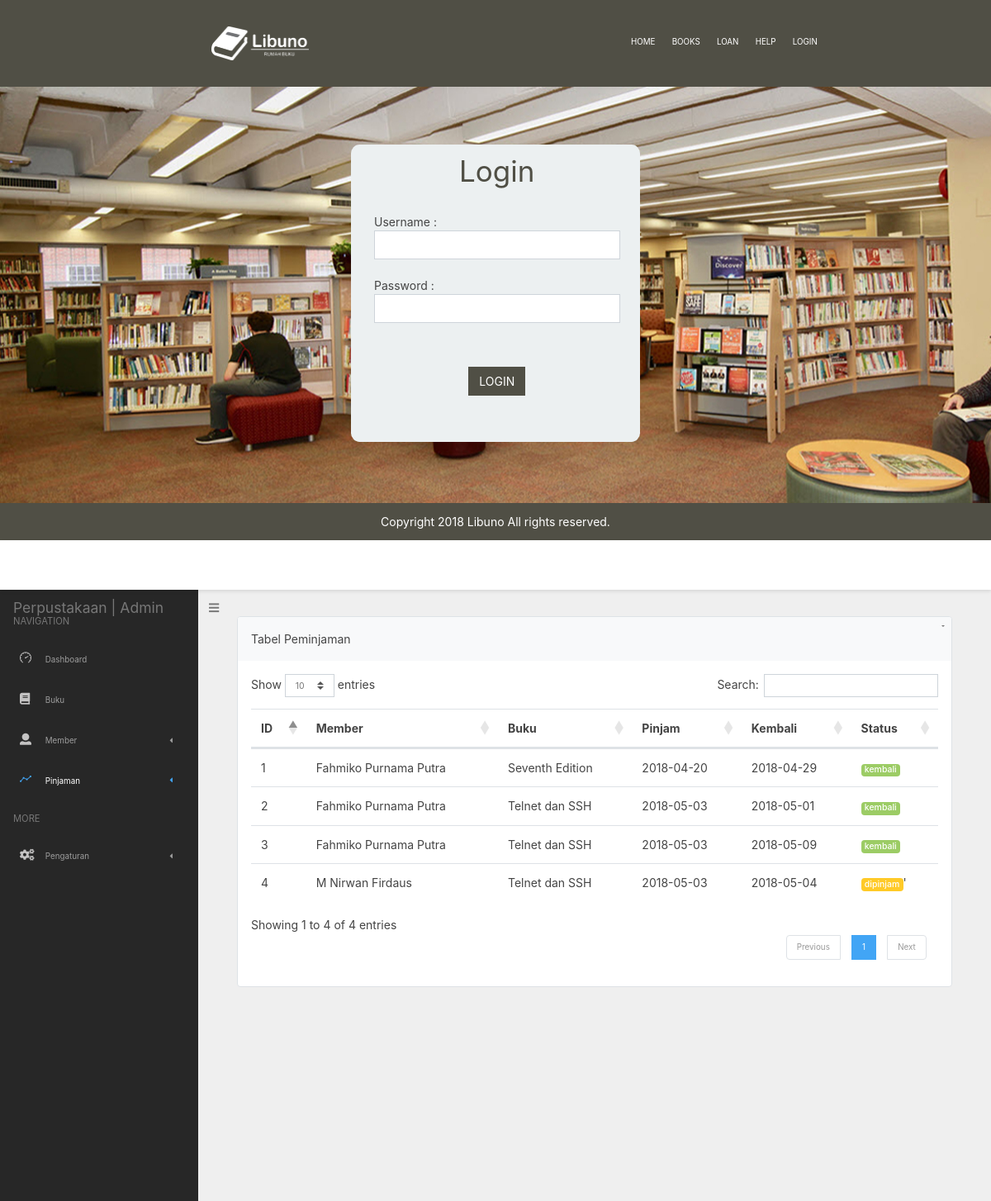
The page /index.php/pinjaman on the database its author committed.
### tables this page shows
CREATE TABLE `pinjaman` (
  `id_pinjaman` int(11) NOT NULL,
  `id_member` int(11) NOT NULL,
  `id_buku` int(11) NOT NULL,
  `id_user` int(11) NOT NULL,
  `tgl_pinjam` date NOT NULL,
  `tgl_kembali` date NOT NULL,
  `catatan` text NOT NULL,
  `status` enum('dipinjam','kembali') NOT NULL,
  `denda` int(11) NOT NULL DEFAULT '0'
);

CREATE TABLE `member` (
  `id_member` int(11) NOT NULL,
  `nama` varchar(25) NOT NULL,
  `alamat` varchar(50) NOT NULL,
  `instansi` varchar(25) NOT NULL
);

CREATE TABLE `buku` (
  `id_buku` int(11) NOT NULL,
  `id_kategori` int(11) NOT NULL,
  `judul` varchar(50) NOT NULL,
  `keterangan` text NOT NULL,
  `tahun_terbit` year(4) NOT NULL,
  `bahasa` varchar(25) NOT NULL,
  `pengarang` varchar(25) NOT NULL,
  `penerbit` varchar(25) NOT NULL,
  `gambar` varchar(100) NOT NULL
);

### application/controllers/Pinjaman.php (called while the page is built, shortened)
<?php
class Pinjaman extends CI_Controller {
	public function __construct()
	{
		$this->load->model('data_admin');
		$this->load->model('data_pinjaman');
		$this->load->model('data_perpustakaan');
		$this->load->helper(array('date','form','url'));
		$this->load->library('form_validation');
		if(empty($this->session->userdata('username'))){
			$this->load->view('admin/login');
		}
	}
	public function index()
	{
		$data['pinjaman'] = $this->data_pinjaman->get_data_pinjaman();
		$this->load->view('templates/header');
		$this->load->view('admin/pinjaman', $data, FALSE);
		$this->load->view('templates/footer');
	}
}

### index.php (called while the page is built, shortened)
<?php
require_once BASEPATH.'core/CodeIgniter.php';

### application/models/data_pinjaman.php (called while the page is built, shortened)
<?php
class Data_pinjaman extends CI_Model {
		public function get_data_pinjaman(){
			$this->db->select('*');
			$this->db->from('pinjaman');
			$this->db->join('member', 'pinjaman.id_member = member.id_member');
			$this->db->join('buku', 'pinjaman.id_buku = buku.id_buku');
			$query = $this->db->get();
			return $query;
		}
}

### application/views/admin/pinjaman.php (the view)
<div class="content">
    <div class="container-fluid">
        <div class="row">
            <div class="col-md-12">
                <div class="card">
                    <div class="card-header bg-light">
                        Tabel Peminjaman
                    </div>
            <div class="card-body">
            <table class="table table-hover" id="myTable">
            	<thead>
                    <tr>
                        <th>ID</th>
                        <th>Member</th>
                        <th>Buku</th>
                        <th>Pinjam</th>
                        <th>Kembali</th>
                        <th>Status</th>
                    </tr>
                </thead>
                <tbody>
                    <?php foreach ($pinjaman->result() as $data) {
                    	echo "<tr>";
                    	echo "<td>$data->id_pinjaman</td>";
                    	echo "<td>$data->nama</td>";
                    	echo "<td>$data->judul</td>";
                    	echo "<td>$data->tgl_pinjam</td>";
                    	echo "<td>$data->tgl_kembali</td><td>";
                    	if ($data->status == "dipinjam" ){
                            echo "<span class='badge badge-warning'>dipinjam</span>'";
                        }else{
                            echo "<span class='badge badge-success'>kembali</span>";
                        }
                    	echo "</td></tr>";
                    } ?>
                </tbody>
            </table>
        </div>
        </div>
    </div>
</div>
</div>

### rows shown on the page
pinjaman: id_pinjaman "1", id_member.nama "Fahmiko Purnama Putra", id_buku.judul "Seventh Edition", tgl_pinjam "2018-04-20", tgl_kembali "2018-04-29", status "kembali"
pinjaman: id_pinjaman "2", id_member.nama "Fahmiko Purnama Putra", id_buku.judul "Telnet dan SSH", tgl_pinjam "2018-05-03", tgl_kembali "2018-05-01", status "kembali"
pinjaman: id_pinjaman "3", id_member.nama "Fahmiko Purnama Putra", id_buku.judul "Telnet dan SSH", tgl_pinjam "2018-05-03", tgl_kembali "2018-05-09", status "kembali"
pinjaman: id_pinjaman "4", id_member.nama "M Nirwan Firdaus", id_buku.judul "Telnet dan SSH", tgl_pinjam "2018-05-03", tgl_kembali "2018-05-04", status "dipinjam"
